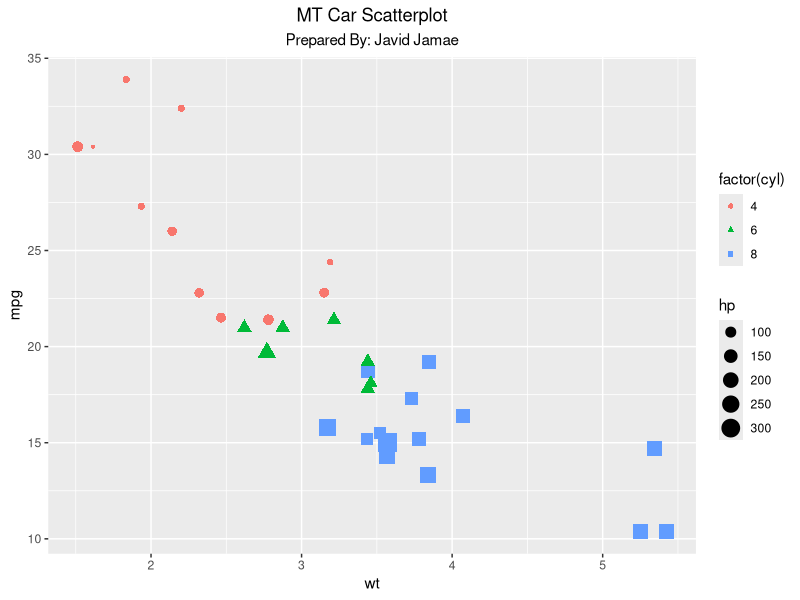

Write R code to recreate this figure.
# install.packages('ggplot2')
# install.packages('ggplot2movies')
library(ggplot2)

df <- mtcars

## Data & Aesthetics
plot <- ggplot(
  df,
  aes(
    x = wt,
    y = mpg
    # y = factor( cyl ) 
  )
)

## Labels
plot <- plot + labs(
  title = 'MT Car Scatterplot',
  subtitle = 'Prepared By: Javid Jamae'
#  x = 'Weight',
#  y = 'Miles Per Gallon'
)
plot <- plot + theme(
  plot.title = element_text( hjust = 0.5 ),
  plot.subtitle = element_text( hjust = 0.5 )
)


## Geometry

# Set size in the data level
plot.basic <- plot + geom_point(
  size=5,
  alpha=0.5,
)

#print( plot.basic )

# Set size based on a third factor, using aesthetics (aes)
plot.by.hp <- plot + geom_point(
  aes(
    size = hp,  # it knows that this is the field name from my data frame (df)
    # size = factor( cyl ) # cylinders are even numbers, so just just show existing factors
    # size = disp
    # size = drat
    # size = hp
    # size = qsec
    # size = wt
    shape=factor( cyl ),
    color=factor( cyl )
  )
)

print( plot.by.hp )